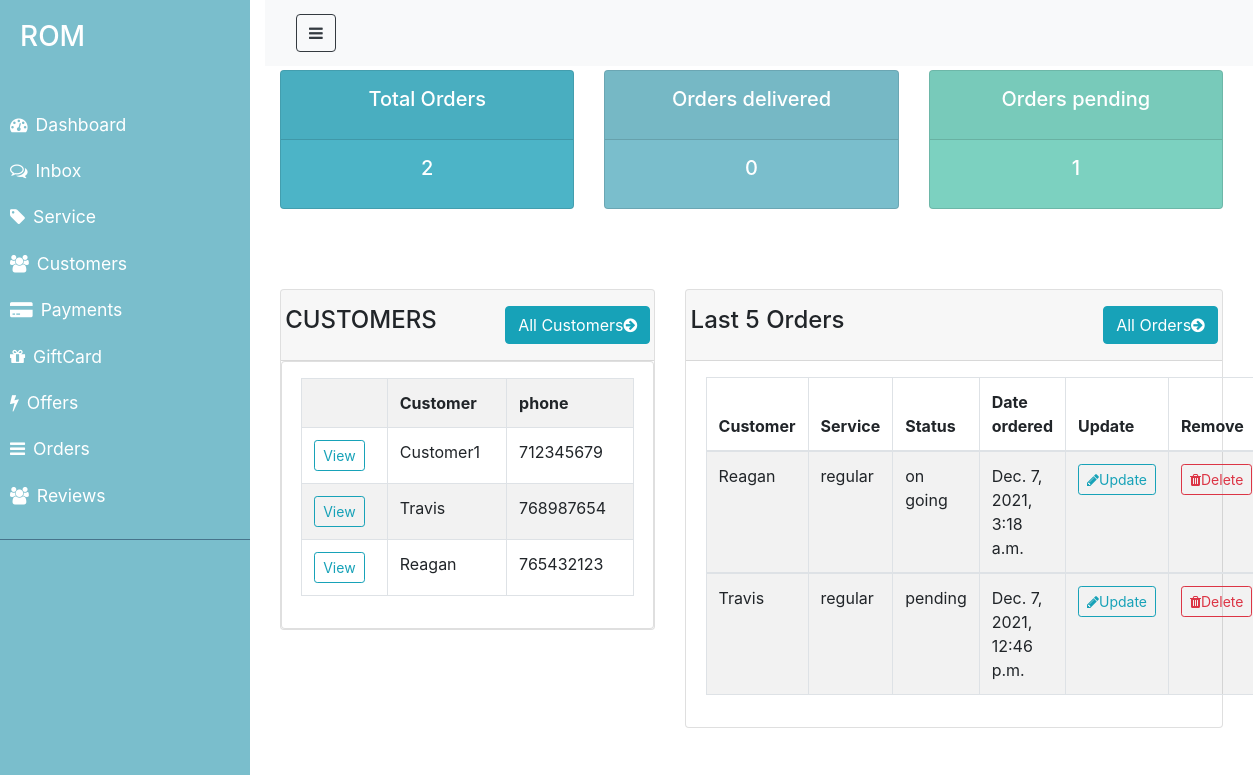
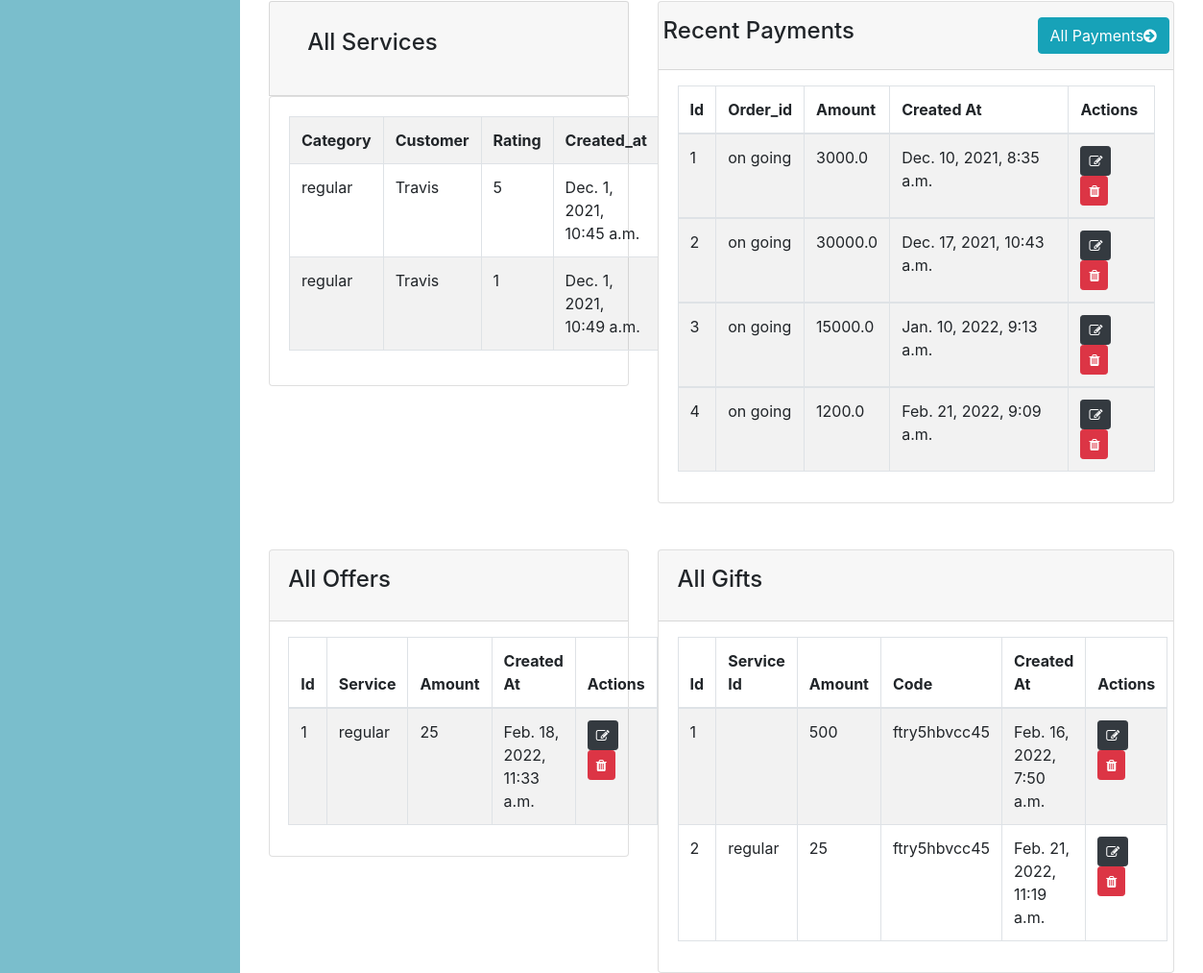
/dashboard/, run on the app's committed database (2 pictures, top to bottom).
### ROM/models.py (models this page shows, shortened)
class Customer(models.Model):
    name=models.CharField(max_length=100, null=False, blank=False)
    email=models.CharField(max_length=100, null=False, blank=False)
    phone_number=models.IntegerField(null= True, blank= True)
    created_at=models.DateTimeField(auto_now_add=True)
    def __str__(self):
        return self.name

class Order(models.Model):
    STATUS=(
        ('pending', 'pending'),
        ('on going', 'on going'),
        ('completed','completed'),
    )
    customer_id=models.ForeignKey('Customer',on_delete=models.CASCADE,blank=True,null=True)
    service_id=models.ForeignKey('Service',on_delete=models.CASCADE,blank=True,null=True)
    status=models.CharField(max_length=100, null=False, blank=False, choices=STATUS)
    total=models.FloatField(null= False, blank= True)
    created_at=models.DateTimeField(auto_now_add=True)
    updated_at= models.DateTimeField(auto_now=True)
    def __str__(self):
        return self.status

class Service(models.Model):
    CATEGORY=(
        ('regular', 'regular'),
        ('commercial', 'commercial'),
        ('personalized','personalized'),
    )
    category=models.CharField(max_length=100, null=False, blank=False,choices=CATEGORY, default='regular')
    description=models.TextField(null=False, blank=False)
    customer_id=models.ForeignKey('Customer',on_delete=models.CASCADE, blank=True,null=True)
    rating=models.IntegerField(null=True, blank=True)
    created_at=models.DateTimeField(auto_now_add=True)
    updated_at= models.DateTimeField(auto_now=True)
    def __str__(self):
        return self.category

class Payment(models.Model):
    customer_id= models.ForeignKey('Customer',on_delete=models.CASCADE,blank=True,null=True)
    order_id= models.ForeignKey('Order',on_delete=models.CASCADE,blank=True,null=True)
    amount=models.FloatField(null= True, blank= True)
    description=models.TextField(null=True, blank=True)
    invoice_number=models.CharField(max_length=50, null=False, blank=True)
    created_at=models.DateTimeField(auto_now_add=True)
    updated_at= models.DateTimeField(auto_now=True)

class Offer(models.Model):
    service_id= models.ForeignKey('Service',on_delete=models.CASCADE,blank=True,null=True)
    offer_amount=models.IntegerField(null=False, blank=False)
    start_date=models.DateTimeField()
    end_date=models.DateTimeField()
    created_at=models.DateTimeField(auto_now_add=True)
    updated_at= models.DateTimeField(auto_now=True)

class GiftCard(models.Model):
    service_id=models.ForeignKey('Service',on_delete=models.CASCADE,blank=True,null=True)
    giftcard_amount=models.IntegerField(null=False, blank=False)
    code=models.CharField(max_length=50, null=False, blank=True)
    start_date=models.DateTimeField()
    end_date=models.DateTimeField()
    created_at=models.DateTimeField(auto_now_add=True)
    updated_at= models.DateTimeField(auto_now=True)

### ROM/views.py (the view)
# urls.py: path('dashboard/', views.adminDashboard,name="dashboard"),
def adminDashboard(request):
   orders= Order.objects.all()
   customers= Customer.objects.all()
   total_customers = customers.count()
   payment = Payment.objects.all()
   service= Service.objects.all()
   offers= Offer.objects.all()
   gifts= GiftCard.objects.all()
   total_orders = orders.count()
   completed = orders.filter(status='completed').count()
   pending = orders.filter(status='pending').count()
   context = {'orders': orders, 'customers': customers, 'total_orders': total_orders,
   'completed': completed, 'pending':pending, 'payment':payment, 'service':service, 'offers':offers, 'gifts':gifts }
   return render(request, 'ROM/admin/dashboard.html', context)

### ROM/templates/ROM/admin/dashboard.html (shortened to what this page needs)
{% extends 'ROM/admin/layouts/admin_master.html' %}
{% load static %}
{% block content %}
{% include 'ROM/admin/status.html' %}
<br>
<div class = "row mt-3 " >
    <div class= "col-md-5">
        <br>
        <div class="card">
            <div class="card-header">
                <div class="row">
                    <h4>CUSTOMERS</h4>
                    <a href= "{% url 'customer' %}" class="btn btn-info ml-auto">
                        All Customers<i class="fa fa-arrow-circle-right"></i>
                    </a>
                </div>
            </div>
            <div class= "card card-body">
                <table class="table table-hover table-bordered table-striped">
                    <tr>
                        <th></th>
                        <th>Customer</th>
                        <th>phone</th>
                    </tr>
                    {% for customer in customers %}
                    <tr>
                        <td><a class="btn btn-sm btn-outline-info" href= "{% url 'Customer_detail' customer.id %}">View</a></td>
                        <td>{{customer.name}}</td>
                        <td>{{customer.phone_number}}</td>
                    </tr>
                  {% endfor %}
                </table>
            </div>
        </div>
    </div>
    <div class= "col-md-7">
        <br>
        <div class="card">
            <div class="card-header">
                <div class="row">
                    <h4>Last 5 Orders</h4>
                    <a href="{% url 'order_list' %}" class="btn btn-info ml-auto">
                        All Orders<i class="fa fa-arrow-circle-right"></i>
                    </a>
                </div>
            </div>
            <div class= "card-body">
                <table class="table table-hover table-bordered table-striped">
                    <thead>
                        <tr>
                            <th>Customer</th>
                            <th>Service</th>
                            <th>Status</th>
                            <th>Date ordered</th>
                            <th>Update</th>
                            <th>Remove</th>
                        </tr>
                    </thead>
                    {% for order in orders %}
                    <tbody>
                        <tr>
                            <td>{{order.customer_id}}</td>
                            <td>{{order.service_id}}</td>
                            <td>{{order.status}}</td>
                            <td>{{order.created_at}}</td>
                            <td><a class="btn btn-sm btn-outline-info" href="{% url 'update_order' order.id %}"><i class="fa fa-pencil" aria-hidden="true"></i>Update </a></td>
                            <td><a class="btn btn-sm btn-outline-danger" href="{% url 'delete_order' order.id %}"><i class="fa fa-trash " aria-hidden="true"></i>Delete</a></td>
                        </tr>
                    </tbody>
                  {% endfor %}
                </table>
            </div>
        </div>
    </div>
</div>
<div class="row justify-content-center my-5">
    <div class="col-lg-5 ">
        <div class=" card card-header">
            <h4 class="card-title">All Services</h4>
        </div>
        <div class="card card-body d-flex">
            <table  class="table table-hover table-bordered table-striped">
                <tr>
                    <th>Category</th>
                    <th>Customer</th>
                    <th>Rating</th>
                    <th>Created_at</th>
                    <th>Actions</th>
                </tr>
                {% for service in service %}
                    <tr>
                        <td>{{service.category}}</td>
                        <td>{{service.customer_id}}</td>
                        <td>{{service.rating}}</td>
                        <td>{{service.created_at}}</td>
                        <td>
                            <a href="{% url 'update_service' service.id %}"
                             class="btn btn-dark btn-sm">
                            </a>
                            <a href="{% url 'delete_service' service.id %}"
                            class="btn btn-danger btn-sm">
                           </a>
                        </td>
                    </tr>
                {% endfor %}
            </table>
        </div>
    </div>
    <div class="col-lg-7">
        <div class="card">
            <div class="card-header">
                <div class="row">
                    <h4>Recent Payments</h4>
                    <a href="{% url 'payment' %}" class="btn btn-info ml-auto">
                        All Payments<i class="fa fa-arrow-circle-right"></i>
                    </a>
                </div>
            </div>
            <div class="card-body">
                <table class="table table-hover table-bordered table-striped">
                    <thead>
                        <tr>
                            <th>Id</th>
                            <th>Order_id</th>
                            <th>Amount</th>
                            <th>Created At</th>
                            <th>Actions</th>
                        </tr>
                    </thead>
                    {% for payment in payment %}
                        <tbody>
                                <tr>
                                    <td>{{payment.id}}</td>
                                    <td>{{payment.order_id}}</td>
                                    <td>{{payment.amount}}</td>
                                    <td>{{payment.created_at}}</td>
                                    <td>
                                        <a href="{% url 'update_payment' payment.id %}" class="btn btn-dark btn-sm">
                                            <i class="fa fa-edit"></i>
                                        </a>
                                        <a href="{% url 'delete_payment' payment.id %}" class="btn btn-danger btn-sm">
                                            <i class="fa fa-trash"></i>
                                        </a>
                                    </td>
                                </tr>
                        </tbody>
                    {% endfor %}
                </table>
            </div>
        </div>
    </div>
</div>
<div class="row">
    <div class="col-lg-5">
        <div class="card">
            <div class="card-header">
                <h4 class="card-title">All Offers</h4>
            </div>
            <div class="card-body">
                <table class="table table-hover table-bordered table-striped">
                    <thead>
                        <tr>
                            <th>Id</th>
                            <th>Service</th>
                            <th>Amount</th>
                            <th>Created At</th>
                            <th>Actions</th>
                        </tr>
                    </thead>
                    <tbody>
                        {% for object in offers %}
                           <tr>
                               <td>{{object.id}}</td>
                               <td>{{object.service_id.category}}</td>
                               <td>{{object.offer_amount}}</td>
                               <td>{{object.created_at}}</td>
                               <td>
                                   <a href="{% url 'update_offer' object.id %}"
                                    class="btn btn-dark btn-sm">
                                     <i class="fa fa-edit"></i>
                                   </a>
                                   <a href="{% url 'delete_offer' object.id %}"
                                    class="btn btn-danger btn-sm">
                                     <i class="fa fa-trash"></i>
                                   </a>
                               </td>
                           </tr>
                        {% endfor %}
                    </tbody>
                </table>
            </div>
        </div>
    </div>
    <div class="col-lg-7">
        <div class="card">
            <div class="card-header">
                <h4 class="card-title">All Gifts</h4>
            </div>
            <div class="card-body">
                <table class="table table-hover table-bordered table-striped">
                    <thead>
                        <tr>
                            <th>Id</th>
                            <th>Service Id</th>
                            <th>Amount</th>
                            <th>Code</th>
                            <th>Created At</th>
                            <th>Actions</th>
                        </tr>
                    </thead>
                    <tbody>
                        {% for object in gifts %}
                           <tr>
                               <td>{{object.id}}</td>
                               <td>{{object.service_id.category}}</td>
                               <td>{{object.giftcard_amount}}</td>
                               <td>{{object.code}}</td>
                               <td>{{object.created_at}}</td>
                               <td>
                                   <a href="{% url 'update_gift' object.id %}"
                                    class="btn btn-dark btn-sm">
                                     <i class="fa fa-edit"></i>
                                   </a>
                                   <a href="{% url 'delete_gift' object.id %}"
                                    class="btn btn-danger btn-sm">
                                     <i class="fa fa-trash"></i>
                                   </a>
                               </td>
                           </tr>
                        {% endfor %}
                    </tbody>
                </table>
            </div>
        </div>
    </div>
</div>
{% endblock %}

### ROM/static/css/admin.css (style rules this page uses)
* { padding: 0; margin: 0; box-sizing: border-box; }
a, a:hover, a:focus { color: inherit; text-decoration: none; transition: all 0.3s; }
body { background: color #ebeff5;; }
*, *::before, *::after { margin: 0; padding: 0; box-shadow: border-box; }
.card > * { padding: 1rem 1.2rem; }

### data on the page
Customer: name "Customer1", phone_number "712345679"
Customer: name "Travis", phone_number "768987654"
Customer: name "Reagan", phone_number "765432123"
Order: customer_id "Reagan", service_id "regular", status "on going", created_at "Dec. 7, 2021, 3:18 a.m."
Order: customer_id "Travis", service_id "regular", status "pending", created_at "Dec. 7, 2021, 12:46 p.m."
Service: category "regular", customer_id "Travis", rating "5", created_at "Dec. 1, 2021, 10:45 a.m."
Service: category "regular", customer_id "Travis", rating "1", created_at "Dec. 1, 2021, 10:49 a.m."
Payment: id "1", order_id "on going", amount "3000.0", created_at "Dec. 10, 2021, 8:35 a.m."
Payment: id "2", order_id "on going", amount "30000.0", created_at "Dec. 17, 2021, 10:43 a.m."
Payment: id "3", order_id "on going", amount "15000.0", created_at "Jan. 10, 2022, 9:13 a.m."
Payment: id "4", order_id "on going", amount "1200.0", created_at "Feb. 21, 2022, 9:09 a.m."
Offer: id "1", service_id.category "regular", offer_amount "25", created_at "Feb. 18, 2022, 11:33 a.m."
GiftCard: id "1", giftcard_amount "500", code "ftry5hbvcc45", created_at "Feb. 16, 2022, 7:50 a.m."
GiftCard: id "2", service_id.category "regular", giftcard_amount "25", code "ftry5hbvcc45", created_at "Feb. 21, 2022, 11:19 a.m."

### other printed values
{{ total_orders }} "2"
{{ completed }} "0"
{{ pending }} "1"
